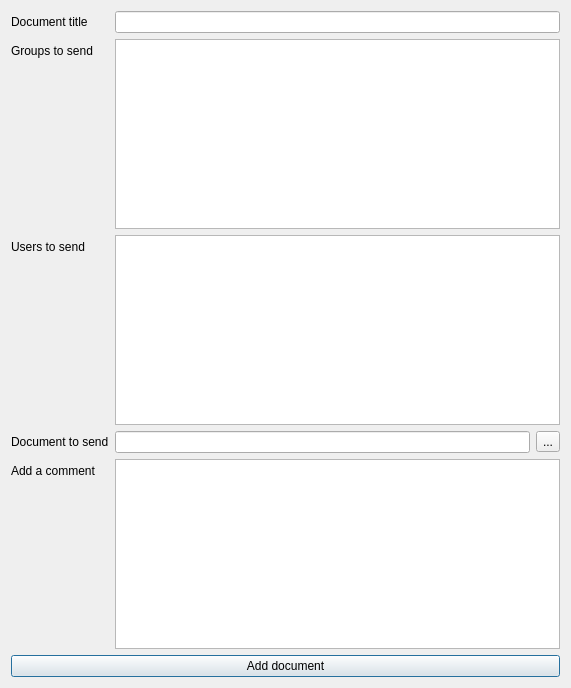
<?xml version="1.0" encoding="UTF-8"?>
<ui version="4.0">
 <class>frmDocumentsIBM</class>
 <widget class="QDialog" name="frmDocumentsIBM">
  <property name="geometry">
   <rect>
    <x>0</x>
    <y>0</y>
    <width>571</width>
    <height>688</height>
   </rect>
  </property>
  <property name="windowTitle">
   <string>Add document</string>
  </property>
  <property name="windowIcon">
   <iconset resource="../images/didyoureadme.qrc">
    <normaloff>:/didyoureadme.png</normaloff>:/didyoureadme.png</iconset>
  </property>
  <layout class="QHBoxLayout" name="horizontalLayout">
   <item>
    <layout class="QVBoxLayout" name="verticalLayout">
     <item>
      <layout class="QFormLayout" name="formLayout">
       <property name="fieldGrowthPolicy">
        <enum>QFormLayout::ExpandingFieldsGrow</enum>
       </property>
       <item row="0" column="0">
        <widget class="QLabel" name="label">
         <property name="text">
          <string>Document title</string>
         </property>
        </widget>
       </item>
       <item row="0" column="1">
        <widget class="QLineEdit" name="txtTitle"/>
       </item>
       <item row="1" column="0">
        <widget class="QLabel" name="label_6">
         <property name="text">
          <string>Groups to send</string>
         </property>
        </widget>
       </item>
       <item row="1" column="1">
        <widget class="QListView" name="lstGroups">
         <property name="editTriggers">
          <set>QAbstractItemView::NoEditTriggers</set>
         </property>
         <property name="selectionMode">
          <enum>QAbstractItemView::NoSelection</enum>
         </property>
        </widget>
       </item>
       <item row="2" column="0">
        <widget class="QLabel" name="label_7">
         <property name="text">
          <string>Users to send</string>
         </property>
        </widget>
       </item>
       <item row="2" column="1">
        <widget class="QListView" name="lstUsers">
         <property name="editTriggers">
          <set>QAbstractItemView::NoEditTriggers</set>
         </property>
         <property name="selectionMode">
          <enum>QAbstractItemView::NoSelection</enum>
         </property>
        </widget>
       </item>
       <item row="3" column="0">
        <widget class="QLabel" name="label_2">
         <property name="text">
          <string>Document to send</string>
         </property>
        </widget>
       </item>
       <item row="3" column="1">
        <layout class="QHBoxLayout" name="horizontalLayout_3">
         <item>
          <widget class="QLineEdit" name="txtFilename">
           <property name="readOnly">
            <bool>true</bool>
           </property>
          </widget>
         </item>
         <item>
          <widget class="QToolButton" name="cmdFile">
           <property name="text">
            <string>...</string>
           </property>
          </widget>
         </item>
        </layout>
       </item>
       <item row="4" column="0">
        <widget class="QLabel" name="label_5">
         <property name="text">
          <string>Add a comment</string>
         </property>
        </widget>
       </item>
       <item row="4" column="1">
        <widget class="QPlainTextEdit" name="txtComment"/>
       </item>
      </layout>
     </item>
     <item>
      <widget class="QPushButton" name="cmd">
       <property name="text">
        <string>Add document</string>
       </property>
      </widget>
     </item>
    </layout>
   </item>
  </layout>
 </widget>
 <resources>
  <include location="../images/didyoureadme.qrc"/>
 </resources>
 <connections/>
</ui>
